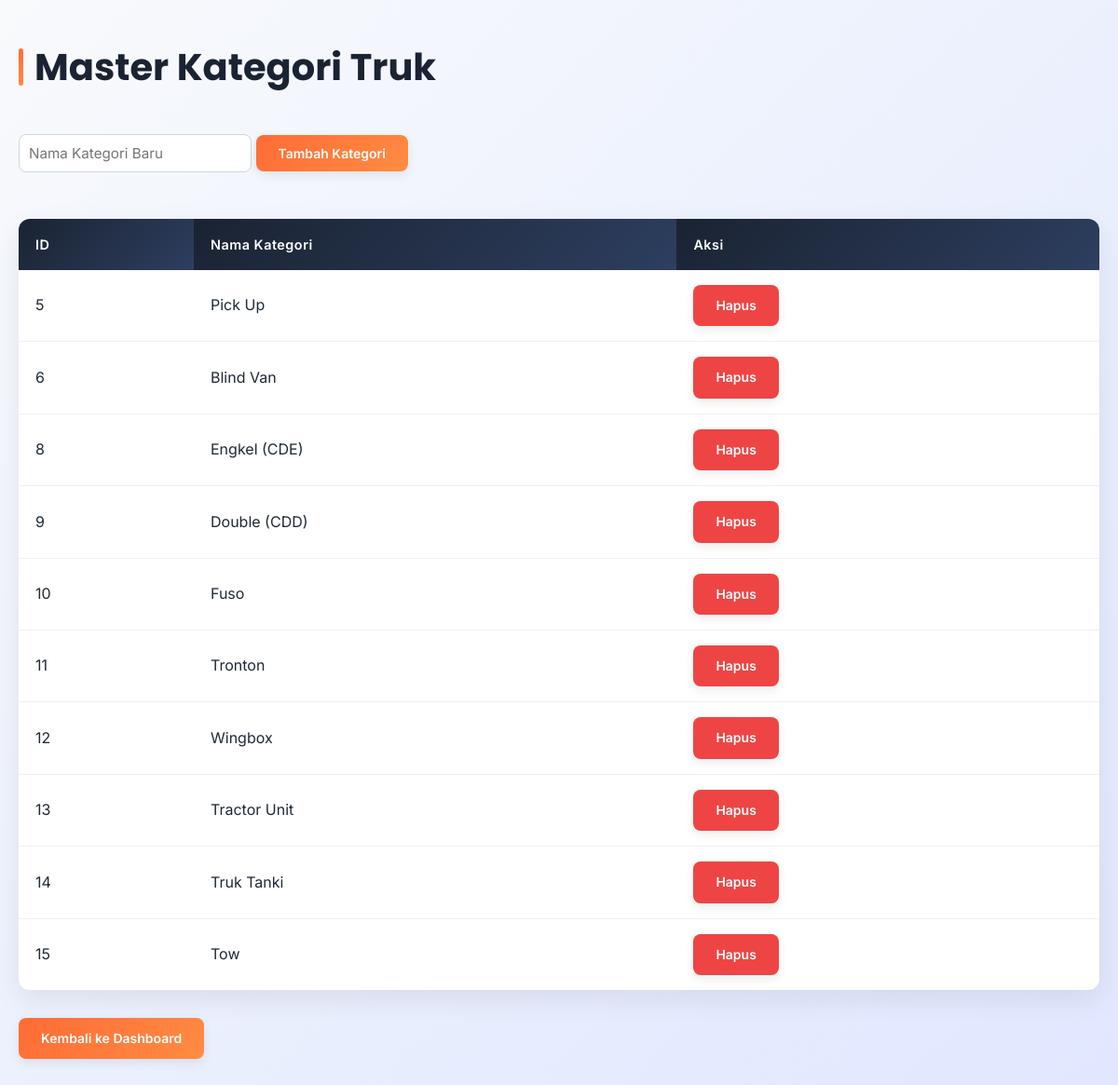
The app's page /admin/data_kategori.php (signed in) with its own data.
### tables this page shows
CREATE TABLE `kategori_truk` (
  `id_kategori` int(11) NOT NULL,
  `nama_kategori` varchar(50) DEFAULT NULL
);

### admin/data_kategori.php (the view, shortened to what this page needs)
<?php
include '../config/db.php';
$result = mysqli_query($conn, "SELECT * FROM kategori_truk");
?>
<!DOCTYPE html>
<html>
<head>
    <link rel="stylesheet" href="../config/style.css">
</head>
<body>
<div class="container">
    <link rel="stylesheet" href="../config/style.css">
    <h2>Master Kategori Truk</h2>
    <form method="POST" style="margin: 20px 0;">
        <input type="text" name="nama_kategori" placeholder="Nama Kategori Baru" required style="padding: 10px; width: 250px;">
        <button type="submit" name="tambah" class="btn btn-tambah">Tambah Kategori</button>
    </form>
    <table>
        <thead>
            <tr>
                <th>ID</th>
                <th>Nama Kategori</th>
                <th>Aksi</th>
            </tr>
        </thead>
        <tbody>
            <?php while($row = mysqli_fetch_assoc($result)): ?>
            <tr>
                <td><?= $row['id_kategori'] ?></td>
                <td><?= $row['nama_kategori'] ?></td>
                <td>
                    <a href="hapus_kategori.php?id=<?= $row['id_kategori'] ?>" class="btn btn-hapus" onclick="return confirm('Yakin hapus kategori ini?')">Hapus</a>
                </td>
            </tr>
            <?php endwhile; ?>
        </tbody>
    </table>
    <a href="dashboard.php" class="btn btn-tambah">Kembali ke Dashboard</a>
</div>
</body>
</html>

### config/style.css (style rules this page uses)
:root { --primary-color: #1a2332; --primary-color-dark: #0f1419; --primary-color-light: #2d3e5f; --secondary-color: #ff8c42; --accent-color: #ff6b35; --success-color: #10b981; --danger-color: #ef4444; --warning-color: #f59e0b; --light-bg: #f8fafc; --white: #ffffff; --text-dark: #1f2937; --gray-300: #d1d5db; --gray-500: #6b7280; }
* { margin: 0; padding: 0; box-sizing: border-box; }
body { font-family: 'Inter', -apple-system, sans-serif; background: linear-gradient(135deg, #f8fafc 0%, #e0e7ff 100%); color: var(--text-dark); line-height: 1.6; padding: 0; min-height: 100vh; }
input, button, select, textarea { font-family: 'Inter', sans-serif; }
.container { max-width: 1200px; margin: 0 auto; padding: 40px 20px; }
h1, h2, h3 { font-family: 'Poppins', sans-serif; font-weight: 700; }
h2 { margin-bottom: 30px; color: var(--primary-color); font-size: 2.5rem; position: relative; display: flex; align-items: center; gap: 12px; }
h2::before { content: ''; width: 5px; height: 40px; background: linear-gradient(180deg, var(--accent-color), var(--secondary-color)); border-radius: 3px; }
table { width: 100%; border-collapse: collapse; margin: 30px 0; background: var(--white); border-radius: 12px; overflow: hidden; box-shadow: 0 10px 30px rgba(0,0,0,0.08); }
table th, table td { padding: 16px 18px; text-align: left; border: none; }
table th { background: linear-gradient(135deg, var(--primary-color), var(--primary-color-light)); color: var(--white); font-size: 0.9em; letter-spacing: 0.5px; font-weight: 600; }
table tr { border-bottom: 1px solid #f0f0f0; transition: background 0.2s; }
table tr:last-child { border-bottom: none; }
.btn { padding: 11px 24px; border-radius: 8px; text-decoration: none; font-size: 14px; font-weight: 600; display: inline-block; cursor: pointer; border: none; transition: all 0.3s ease; text-align: center; box-shadow: 0 4px 12px rgba(0,0,0,0.08); }
.btn-tambah { background: linear-gradient(135deg, var(--accent-color), var(--secondary-color)); color: white; }
.btn-hapus { background-color: var(--danger-color); color: white; }
form input, form select, form textarea { width: 100%; padding: 12px 14px; margin: 10px 0 20px 0; border: 1px solid #d1d5db; border-radius: 8px; font-size: 0.95rem; transition: all 0.2s; }

### records on screen
kategori_truk: id_kategori "5", nama_kategori "Pick Up"
kategori_truk: id_kategori "6", nama_kategori "Blind Van"
kategori_truk: id_kategori "8", nama_kategori "Engkel (CDE)"
kategori_truk: id_kategori "9", nama_kategori "Double (CDD)"
kategori_truk: id_kategori "10", nama_kategori "Fuso"
kategori_truk: id_kategori "11", nama_kategori "Tronton"
kategori_truk: id_kategori "12", nama_kategori "Wingbox"
kategori_truk: id_kategori "13", nama_kategori "Tractor Unit"
kategori_truk: id_kategori "14", nama_kategori "Truk Tanki"
kategori_truk: id_kategori "15", nama_kategori "Tow"
